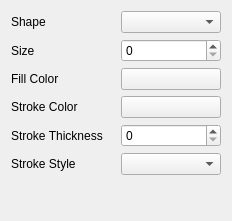
<?xml version="1.0" encoding="UTF-8"?>
<ui version="4.0">
 <class>ShapeRendererWidget</class>
 <widget class="QWidget" name="ShapeRendererWidget">
  <property name="geometry">
   <rect>
    <x>0</x>
    <y>0</y>
    <width>232</width>
    <height>221</height>
   </rect>
  </property>
  <property name="windowTitle">
   <string>Form</string>
  </property>
  <layout class="QVBoxLayout" name="verticalLayout">
   <item>
    <layout class="QHBoxLayout" name="horizontalLayout">
     <item>
      <widget class="QLabel" name="label">
       <property name="sizePolicy">
        <sizepolicy hsizetype="Fixed" vsizetype="Preferred">
         <horstretch>0</horstretch>
         <verstretch>0</verstretch>
        </sizepolicy>
       </property>
       <property name="minimumSize">
        <size>
         <width>100</width>
         <height>0</height>
        </size>
       </property>
       <property name="text">
        <string>Shape</string>
       </property>
      </widget>
     </item>
     <item>
      <spacer name="horizontalSpacer">
       <property name="orientation">
        <enum>Qt::Horizontal</enum>
       </property>
       <property name="sizeHint" stdset="0">
        <size>
         <width>40</width>
         <height>20</height>
        </size>
       </property>
      </spacer>
     </item>
     <item>
      <widget class="QComboBox" name="comboBox">
       <property name="sizePolicy">
        <sizepolicy hsizetype="Fixed" vsizetype="Fixed">
         <horstretch>0</horstretch>
         <verstretch>0</verstretch>
        </sizepolicy>
       </property>
       <property name="minimumSize">
        <size>
         <width>100</width>
         <height>0</height>
        </size>
       </property>
      </widget>
     </item>
    </layout>
   </item>
   <item>
    <layout class="QHBoxLayout" name="horizontalLayout_2">
     <item>
      <widget class="QLabel" name="label_2">
       <property name="sizePolicy">
        <sizepolicy hsizetype="Fixed" vsizetype="Preferred">
         <horstretch>0</horstretch>
         <verstretch>0</verstretch>
        </sizepolicy>
       </property>
       <property name="minimumSize">
        <size>
         <width>100</width>
         <height>0</height>
        </size>
       </property>
       <property name="text">
        <string>Size</string>
       </property>
      </widget>
     </item>
     <item>
      <spacer name="horizontalSpacer_2">
       <property name="orientation">
        <enum>Qt::Horizontal</enum>
       </property>
       <property name="sizeHint" stdset="0">
        <size>
         <width>40</width>
         <height>20</height>
        </size>
       </property>
      </spacer>
     </item>
     <item>
      <widget class="QSpinBox" name="spinBox">
       <property name="sizePolicy">
        <sizepolicy hsizetype="Fixed" vsizetype="Fixed">
         <horstretch>0</horstretch>
         <verstretch>0</verstretch>
        </sizepolicy>
       </property>
       <property name="minimumSize">
        <size>
         <width>100</width>
         <height>0</height>
        </size>
       </property>
      </widget>
     </item>
    </layout>
   </item>
   <item>
    <layout class="QHBoxLayout" name="horizontalLayout_3">
     <item>
      <widget class="QLabel" name="label_3">
       <property name="sizePolicy">
        <sizepolicy hsizetype="Fixed" vsizetype="Preferred">
         <horstretch>0</horstretch>
         <verstretch>0</verstretch>
        </sizepolicy>
       </property>
       <property name="minimumSize">
        <size>
         <width>100</width>
         <height>0</height>
        </size>
       </property>
       <property name="text">
        <string>Fill Color</string>
       </property>
      </widget>
     </item>
     <item>
      <spacer name="horizontalSpacer_3">
       <property name="orientation">
        <enum>Qt::Horizontal</enum>
       </property>
       <property name="sizeHint" stdset="0">
        <size>
         <width>40</width>
         <height>20</height>
        </size>
       </property>
      </spacer>
     </item>
     <item>
      <widget class="QPushButton" name="pushButton">
       <property name="sizePolicy">
        <sizepolicy hsizetype="Fixed" vsizetype="Fixed">
         <horstretch>0</horstretch>
         <verstretch>0</verstretch>
        </sizepolicy>
       </property>
       <property name="minimumSize">
        <size>
         <width>100</width>
         <height>0</height>
        </size>
       </property>
       <property name="text">
        <string/>
       </property>
      </widget>
     </item>
    </layout>
   </item>
   <item>
    <layout class="QHBoxLayout" name="horizontalLayout_4">
     <item>
      <widget class="QLabel" name="label_4">
       <property name="sizePolicy">
        <sizepolicy hsizetype="Fixed" vsizetype="Preferred">
         <horstretch>0</horstretch>
         <verstretch>0</verstretch>
        </sizepolicy>
       </property>
       <property name="minimumSize">
        <size>
         <width>100</width>
         <height>0</height>
        </size>
       </property>
       <property name="text">
        <string>Stroke Color</string>
       </property>
      </widget>
     </item>
     <item>
      <spacer name="horizontalSpacer_4">
       <property name="orientation">
        <enum>Qt::Horizontal</enum>
       </property>
       <property name="sizeHint" stdset="0">
        <size>
         <width>40</width>
         <height>20</height>
        </size>
       </property>
      </spacer>
     </item>
     <item>
      <widget class="QPushButton" name="pushButton_2">
       <property name="sizePolicy">
        <sizepolicy hsizetype="Fixed" vsizetype="Fixed">
         <horstretch>0</horstretch>
         <verstretch>0</verstretch>
        </sizepolicy>
       </property>
       <property name="minimumSize">
        <size>
         <width>100</width>
         <height>0</height>
        </size>
       </property>
       <property name="text">
        <string/>
       </property>
      </widget>
     </item>
    </layout>
   </item>
   <item>
    <layout class="QHBoxLayout" name="horizontalLayout_5">
     <item>
      <widget class="QLabel" name="label_5">
       <property name="sizePolicy">
        <sizepolicy hsizetype="Fixed" vsizetype="Preferred">
         <horstretch>0</horstretch>
         <verstretch>0</verstretch>
        </sizepolicy>
       </property>
       <property name="minimumSize">
        <size>
         <width>100</width>
         <height>0</height>
        </size>
       </property>
       <property name="text">
        <string>Stroke Thickness</string>
       </property>
      </widget>
     </item>
     <item>
      <spacer name="horizontalSpacer_5">
       <property name="orientation">
        <enum>Qt::Horizontal</enum>
       </property>
       <property name="sizeHint" stdset="0">
        <size>
         <width>40</width>
         <height>20</height>
        </size>
       </property>
      </spacer>
     </item>
     <item>
      <widget class="QSpinBox" name="spinBox_2">
       <property name="sizePolicy">
        <sizepolicy hsizetype="Fixed" vsizetype="Fixed">
         <horstretch>0</horstretch>
         <verstretch>0</verstretch>
        </sizepolicy>
       </property>
       <property name="minimumSize">
        <size>
         <width>100</width>
         <height>0</height>
        </size>
       </property>
      </widget>
     </item>
    </layout>
   </item>
   <item>
    <layout class="QHBoxLayout" name="horizontalLayout_6">
     <item>
      <widget class="QLabel" name="label_6">
       <property name="sizePolicy">
        <sizepolicy hsizetype="Fixed" vsizetype="Preferred">
         <horstretch>0</horstretch>
         <verstretch>0</verstretch>
        </sizepolicy>
       </property>
       <property name="minimumSize">
        <size>
         <width>100</width>
         <height>0</height>
        </size>
       </property>
       <property name="text">
        <string>Stroke Style</string>
       </property>
      </widget>
     </item>
     <item>
      <spacer name="horizontalSpacer_6">
       <property name="orientation">
        <enum>Qt::Horizontal</enum>
       </property>
       <property name="sizeHint" stdset="0">
        <size>
         <width>40</width>
         <height>20</height>
        </size>
       </property>
      </spacer>
     </item>
     <item>
      <widget class="QComboBox" name="comboBox_2">
       <property name="sizePolicy">
        <sizepolicy hsizetype="Fixed" vsizetype="Fixed">
         <horstretch>0</horstretch>
         <verstretch>0</verstretch>
        </sizepolicy>
       </property>
       <property name="minimumSize">
        <size>
         <width>100</width>
         <height>0</height>
        </size>
       </property>
      </widget>
     </item>
    </layout>
   </item>
   <item>
    <spacer name="verticalSpacer">
     <property name="orientation">
      <enum>Qt::Vertical</enum>
     </property>
     <property name="sizeHint" stdset="0">
      <size>
       <width>20</width>
       <height>40</height>
      </size>
     </property>
    </spacer>
   </item>
  </layout>
 </widget>
 <resources/>
 <connections/>
</ui>
